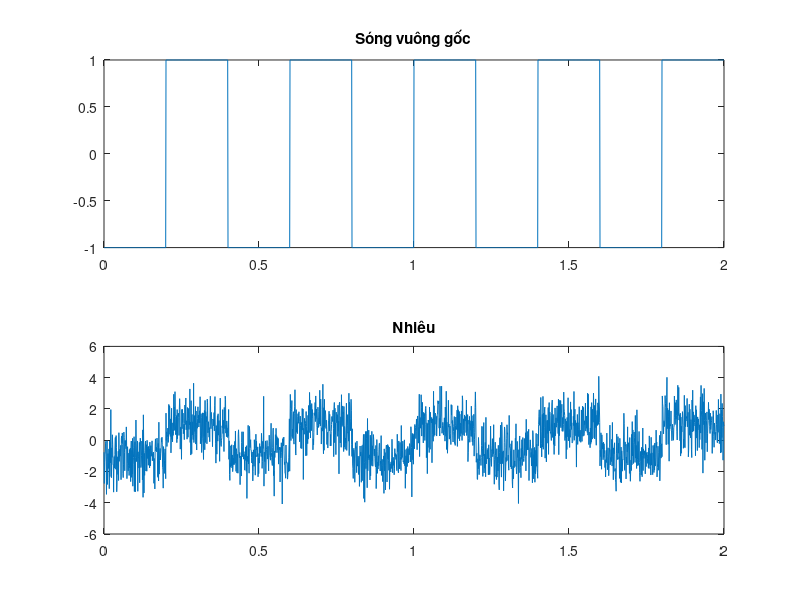

This figure's MATLAB source:
t  = 0:0.001:2;
x = square(5*pi*t+pi);

noise = randn(size(t));
x_noisy = x  + noise;

subplot(2,1,1);
plot(t,x);
title('Sóng vuông gốc');
subplot(2,1,2);
plot(t,x_noisy);
title("Nhiêu")